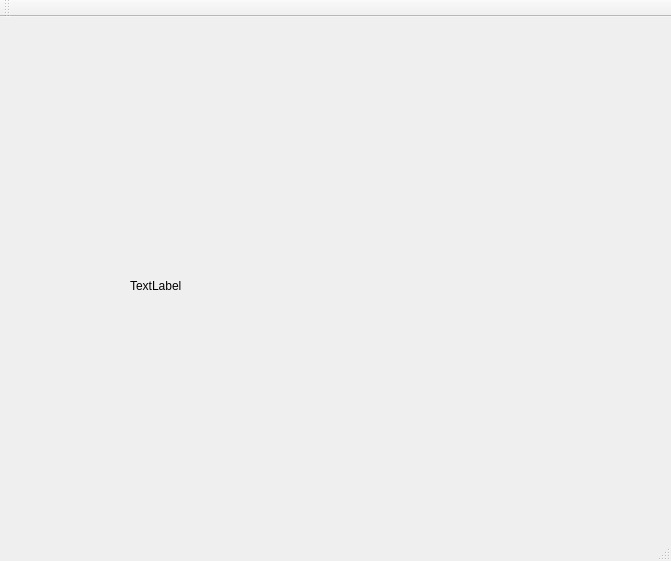
<?xml version="1.0" encoding="UTF-8"?>
<ui version="4.0">
 <class>MainWindow</class>
 <widget class="QMainWindow" name="MainWindow">
  <property name="geometry">
   <rect>
    <x>0</x>
    <y>0</y>
    <width>671</width>
    <height>561</height>
   </rect>
  </property>
  <property name="windowTitle">
   <string>MainWindow</string>
  </property>
  <widget class="QWidget" name="centralWidget">
   <widget class="QLabel" name="label0">
    <property name="geometry">
     <rect>
      <x>10</x>
      <y>20</y>
      <width>241</width>
      <height>201</height>
     </rect>
    </property>
    <property name="text">
     <string/>
    </property>
   </widget>
   <widget class="QLabel" name="label1">
    <property name="geometry">
     <rect>
      <x>360</x>
      <y>20</y>
      <width>241</width>
      <height>201</height>
     </rect>
    </property>
    <property name="text">
     <string/>
    </property>
   </widget>
   <widget class="QLabel" name="label">
    <property name="geometry">
     <rect>
      <x>130</x>
      <y>260</y>
      <width>67</width>
      <height>17</height>
     </rect>
    </property>
    <property name="text">
     <string>TextLabel</string>
    </property>
   </widget>
  </widget>
  <widget class="QMenuBar" name="menuBar">
   <property name="geometry">
    <rect>
     <x>0</x>
     <y>0</y>
     <width>671</width>
     <height>29</height>
    </rect>
   </property>
  </widget>
  <widget class="QToolBar" name="mainToolBar">
   <attribute name="toolBarArea">
    <enum>TopToolBarArea</enum>
   </attribute>
   <attribute name="toolBarBreak">
    <bool>false</bool>
   </attribute>
  </widget>
  <widget class="QStatusBar" name="statusBar"/>
 </widget>
 <layoutdefault spacing="6" margin="11"/>
 <resources/>
 <connections/>
</ui>
